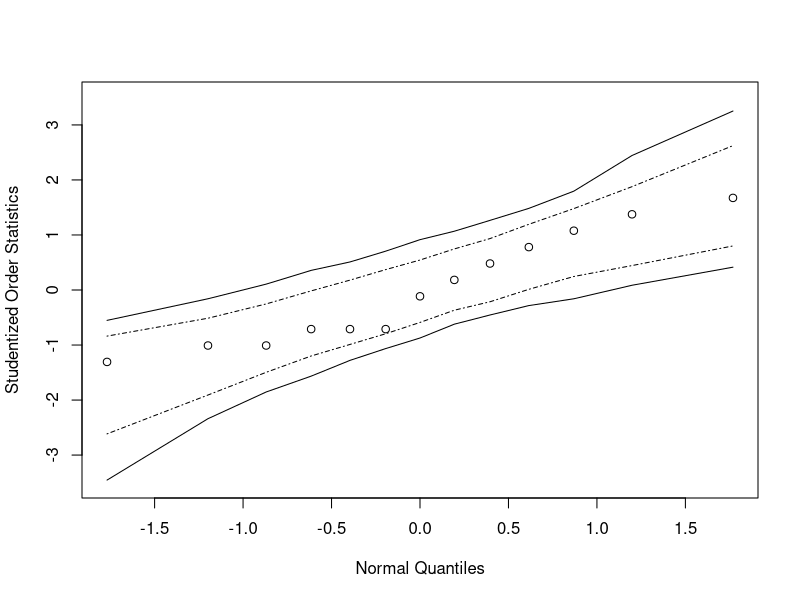

Write R code to recreate this figure.
library(boot)


### Name: envelope
### Title: Confidence Envelopes for Curves
### Aliases: envelope
### Keywords: dplot htest

### ** Examples

# Testing whether the final series of measurements of the gravity data
# may come from a normal distribution.  This is done in Examples 4.7 
# and 4.8 of Davison and Hinkley (1997).
grav1 <- gravity$g[gravity$series == 8]
grav.z <- (grav1 - mean(grav1))/sqrt(var(grav1))
grav.gen <- function(dat, mle) rnorm(length(dat))
grav.qqboot <- boot(grav.z, sort, R = 999, sim = "parametric",
                    ran.gen = grav.gen)
grav.qq <- qqnorm(grav.z, plot.it = FALSE)
grav.qq <- lapply(grav.qq, sort)
plot(grav.qq, ylim = c(-3.5, 3.5), ylab = "Studentized Order Statistics",
     xlab = "Normal Quantiles")
grav.env <- envelope(grav.qqboot, level = 0.9)
lines(grav.qq$x, grav.env$point[1, ], lty = 4)
lines(grav.qq$x, grav.env$point[2, ], lty = 4)
lines(grav.qq$x, grav.env$overall[1, ], lty = 1)
lines(grav.qq$x, grav.env$overall[2, ], lty = 1)
